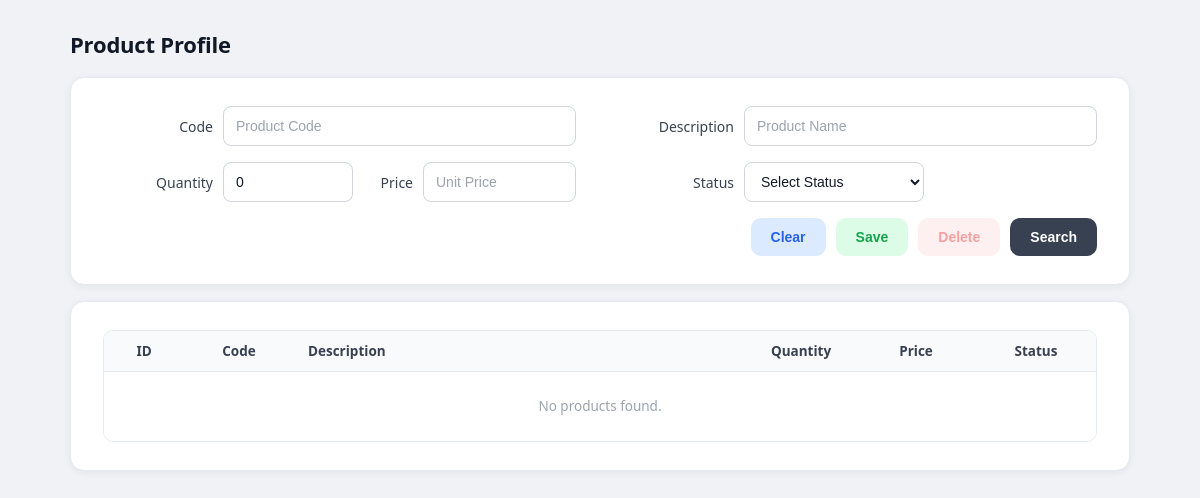
Page /profiles/ on the earlier database version.
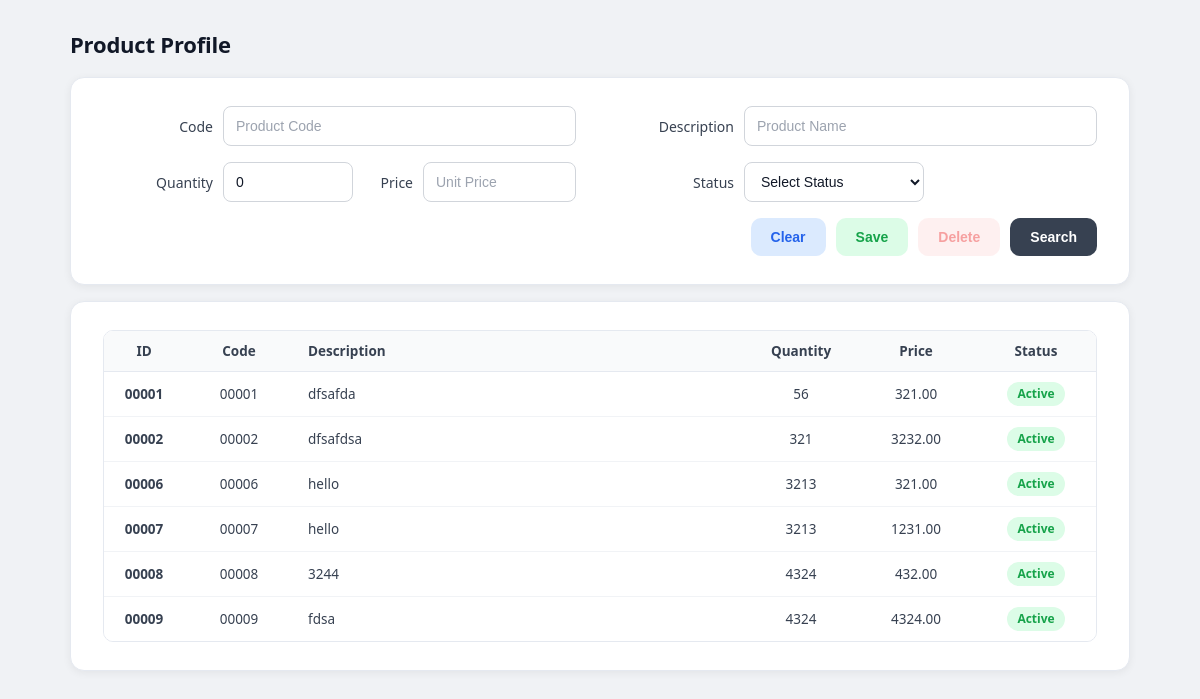
Same page on the later database version.
### payroll_app/models.py (models this page shows, shortened)
class Product(models.Model):
    STATUS_CHOICES = [("Active", "Active"), ("Inactive", "Inactive")]
    product_id = models.CharField(max_length=5, primary_key=True, editable=False)
    product_code = models.CharField(max_length=10, unique=True)
    description = models.CharField(max_length=150)
    quantity = models.IntegerField(default=0)
    price = models.DecimalField(max_digits=10, decimal_places=2, default=0)
    status = models.CharField(max_length=8, choices=STATUS_CHOICES, default="Active")
    class Meta:
        db_table = "PRODUCTS"

### payroll_app/views.py (the view, shortened to what this page needs)
# urls.py: path("profiles/", views.profiles, name="profiles"),
def profiles(request):
    active_tab = request.GET.get("tab", "product")
    products = Product.objects.all().order_by("product_id")
    customers = Customer.objects.all().order_by("customer_id")
    agents = Agent.objects.all().order_by("agent_id")
    banks = Bank.objects.all().order_by("bank_id")
    if active_tab == "product":
        product_code = request.GET.get("product_code")
        description = request.GET.get("description")
        price_input = (request.GET.get("price") or "").strip()
        quantity_input = (request.GET.get("quantity") or "").strip()
        status = request.GET.get("status")
        if product_code:
            products = products.filter(product_code__icontains=product_code)
        if description:
            products = products.filter(description__icontains=description)
        if status and status != "No Selection":
            products = products.filter(status=status)
    context = {
        "active_tab": active_tab,
        "products": products,
        "customers": customers,
        "agents": agents,
        "banks": banks,
        "next_product_id": next_padded_id(Product, "product_id", 5),
        "next_customer_id": next_padded_id(Customer, "customer_id", 4),
        "next_agent_id": next_padded_id(Agent, "agent_id", 4),
        "next_bank_id": next_padded_id(Bank, "bank_id", 4),
        "area_choices": Customer.AREA_CHOICES,
    }
    return render(request, "profiles.html", context)

### payroll_app/models.py (called while the page is built)
def next_padded_id(model_cls, field_name: str, width: int) -> str:
    current_max = model_cls.objects.aggregate(m=Max(field_name))["m"]
    if not current_max:
        return str(1).zfill(width)
    return str(int(current_max) + 1).zfill(width)

### payroll_app/templates/profiles.html (shortened to what this page needs)
{% extends 'base.html' %}
{% load static %}
{% block content %}
<div class="page-wrap">
	{% if active_tab == 'product' %}
		<h1 class="page-title">Product Profile</h1>
		<div class="pf-card">
			<form id="productForm" method="POST" action="{% url 'product_create' %}" novalidate>
				<div class="pf-form-cols">
					<div>
						<div class="pf-field">
							<label class="pf-label" for="product_code">Code</label>
							<div>
								<input type="text" class="pf-input" id="product_code" name="product_code" value="{{ request.GET.product_code|default:'' }}" placeholder="Product Code">
							</div>
						</div>
						<div class="pf-field-inline">
							<label class="pf-label" for="quantity">Quantity</label>
							<div>
                                <input type="number" class="pf-input" id="quantity" name="quantity" value="{{ request.GET.quantity|default:'0' }}" min="0" max="100000" step="1" placeholder="Stock Amount">							</div>
							<label class="pf-label-inline" for="price">Price</label>
							<div>
								<input type="text" class="pf-input" id="price" name="price" value="{{ request.GET.price|default:'' }}" inputmode="decimal" autocomplete="off" placeholder="Unit Price">
							</div>
						</div>
					</div>
					<div>
						<div class="pf-field">
							<label class="pf-label" for="description">Description</label>
							<div>
								<input type="text" class="pf-input" id="description" name="description" value="{{ request.GET.description|default:'' }}" maxlength="150" autocomplete="off" placeholder="Product Name">
							</div>
						</div>
						<div class="pf-field">
							<label class="pf-label" for="status">Status</label>
							<div>
								<select class="pf-select pf-select-status" id="status" name="status">
                                    <option value="" {% if not request.GET.status %}selected{% endif %}>Select Status</option>
                                </select>
							</div>
						</div>
						<div class="pf-actions">
							<button type="button" id="clearBtnProduct" class="pf-btn pf-btn-clear">Clear</button>
							<button type="submit" id="saveBtnProduct" class="pf-btn pf-btn-save">Save</button>
							<button type="button" id="deleteBtnProduct" class="pf-btn pf-btn-delete" disabled>Delete</button>
							<button type="button" id="searchBtnProduct" class="pf-btn pf-btn-search">Search</button>
						</div>
					</div>
				</div>
			</form>
		</div>
		<div class="pf-card">
			<div class="pf-table-wrap">
				<table class="pf-table">
					<thead>
				  	<tr>
							<th style="width:80px;">ID</th>
							<th style="width:110px;">Code</th>
							<th class="col-desc">Description</th>
							<th style="width:110px;">Quantity</th>
							<th style="width:120px;">Price</th>
							<th style="width:120px;">Status</th>
						</tr>
					</thead>
					<tbody>
						{% for product in products %}
							<tr class="product-row" title="Click to edit" data-id="{{ product.product_id }}" data-code="{{ product.product_code }}" data-description="{{ product.description }}" data-price="{{ product.price }}" data-quantity="{{ product.quantity }}" data-status="{{ product.status }}">
								<td class="col-id">{{ product.product_id }}</td>
								<td>{{ product.product_code }}</td>
								<td class="col-desc">{{ product.description }}</td>
								<td>{{ product.quantity }}</td>
								<td>{{ product.price|floatformat:2 }}</td>
								<td>
									{% if product.status == "Active" %}
										<span class="status-badge status-active">Active</span>
									{% elif product.status == "Inactive" %}
										<span class="status-badge status-inactive">Inactive</span>
									{% else %}
										<span class="status-badge status-default">{{ product.status }}</span>
									{% endif %}
								</td>
							</tr>
						{% empty %}
							<tr>
								<td colspan="6" style="padding:1.5rem; color:#9ca3af; text-align:center;">No products found.</td>
							</tr>
						{% endfor %}
					</tbody>
				</table>
			</div>
		</div>
	{% endif %}
</div>
{% endblock %}

### payroll_app/templates/base.html (shortened to what this page needs)
{% load static %}
<!DOCTYPE html>
<html>
<head>
	<link rel="stylesheet" href="{% static '/css/style.css' %}">
</head>
<body>
	<main>
		{% block content %}{% endblock %}
	</main>
</body>
</html>

### payroll_app/static/css/style.css (style rules this page uses)
*, *::before, *::after { box-sizing: border-box; }
html, body { height: 100%; }
body { margin: 0; font-family: system-ui, -apple-system, "Segoe UI", Roboto, Arial, sans-serif; font-size: 0.9rem; line-height: 1.5; color: #212529; background: #f0f2f5; }
main { padding: 0; }
.page-wrap { max-width: 1100px; margin: 0 auto; padding: 28px 20px 40px; }
.page-title { font-size: 22px; font-weight: 700; color: #111827; margin: 0 0 16px 0; letter-spacing: -0.2px; }
.pf-card { background: #ffffff; border-radius: 14px; border: 1px solid #e5e9f0; box-shadow: 0 2px 8px rgba(0,0,0,0.06); padding: 28px 32px; margin-bottom: 16px; }
.pf-form-cols { display: grid; grid-template-columns: 1fr 1fr; column-gap: 48px; align-items: start; }
.pf-field { display: grid; grid-template-columns: 110px 1fr; align-items: center; gap: 0 10px; margin-bottom: 16px; }
.pf-field-inline { display: grid; grid-template-columns: 110px 130px 50px 1fr; align-items: center; gap: 0 10px; margin-bottom: 16px; }
.pf-label { font-size: 14px; font-weight: 400; color: #374151; white-space: nowrap; text-align: right; }
.pf-label-inline { font-size: 14px; font-weight: 400; color: #374151; text-align: right; }
.pf-input, .pf-select { width: 100%; height: 40px; padding: 0 12px; border: 1px solid #d1d5db; border-radius: 8px; background: #fff; font-size: 14px; color: #111827; outline: none; transition: border-color 0.15s, box-shadow 0.15s; appearance: auto; }
.pf-input::placeholder { color: #9ca3af; }
.pf-select-status { width: 180px; }
.pf-actions { display: flex; justify-content: flex-end; gap: 10px; margin-top: 6px; flex-wrap: wrap; }
.pf-btn { display: inline-flex; align-items: center; justify-content: center; height: 38px; padding: 0 20px; border-radius: 10px; border: none; font-size: 14px; font-weight: 600; cursor: pointer; text-decoration: none; user-select: none; transition: filter 0.15s, opacity 0.15s; white-space: nowrap; }
.pf-btn:disabled { opacity: 0.5; cursor: not-allowed; }
.pf-btn-clear { background: #dbeafe; color: #2563eb; }
.pf-btn-save { background: #dcfce7; color: #16a34a; }
.pf-btn-delete { background: #fee2e2; color: #ef4444; }
.pf-btn-search { background: #374151; color: #ffffff; }
.pf-table-wrap { overflow-x: auto; border-radius: 10px; border: 1px solid #e5e9f0; max-height: 380px; overflow-y: auto; }
.pf-table { width: 100%; border-collapse: collapse; background: #fff; font-size: 13.5px; }
.pf-table thead th { position: sticky; top: 0; background: #f9fafb; padding: 10px 14px; font-size: 13.5px; font-weight: 700; color: #374151; border-bottom: 1px solid #e5e9f0; text-align: center; white-space: nowrap; z-index: 1; }
.pf-table thead th.col-desc { text-align: left; }
.pf-table tbody td { padding: 10px 14px; border-bottom: 1px solid #f1f3f6; color: #374151; vertical-align: middle; text-align: center; }
.pf-table tbody td.col-desc { text-align: left; }
.pf-table tbody tr:last-child td { border-bottom: none; }
.pf-table tbody tr td.col-id { font-weight: 700; }
.status-badge { display: inline-flex; align-items: center; padding: 3px 10px; border-radius: 999px; font-size: 12px; font-weight: 600; white-space: nowrap; }
.status-active { background: #dcfce7; color: #16a34a; }

Differences in the rows shown:
added Product: product_id "00001", product_code "00001", description "dfsafda", quantity "56", price "321.00", status "Active"
added Product: product_id "00002", product_code "00002", description "dfsafdsa", quantity "321", price "3232.00", status "Active"
added Product: product_id "00006", product_code "00006", description "hello", quantity "3213", price "321.00", status "Active"
added Product: product_id "00007", product_code "00007", description "hello", quantity "3213", price "1231.00", status "Active"
added Product: product_id "00008", product_code "00008", description "3244", quantity "4324", price "432.00", status "Active"
added Product: product_id "00009", product_code "00009", description "fdsa", quantity "4324", price "4324.00", status "Active"
Other differences:
text no longer shown: "No products found."
